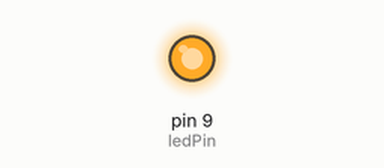
Recording of a sketch running on a simulated Arduino Uno, built with avr-gcc and run on an emulated ATmega328P. On the bench: output pins drawn as LEDs (lit = HIGH).

Above: at 1.0 s.
At 3.0 s:
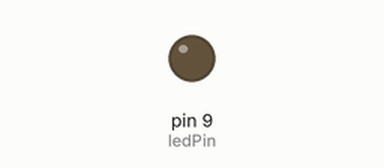
Timing chart, 0 to 5.2 s (numbered marks = the images above):
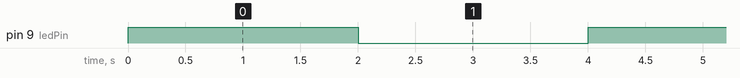

The sketch:

Tutuorial.ino
```cpp
int ledPin = 9;

void setup()
{
    pinMode(ledPin, OUTPUT);
}

void loop()

{
    digitalWrite(ledPin, HIGH);
    delay(2000);
    digitalWrite(ledPin, LOW);
    delay(2000);
}
```

Measured:
- by itself, pin 9 (ledPin): alternates HIGH for 2.0 s and LOW for 2.0 s
